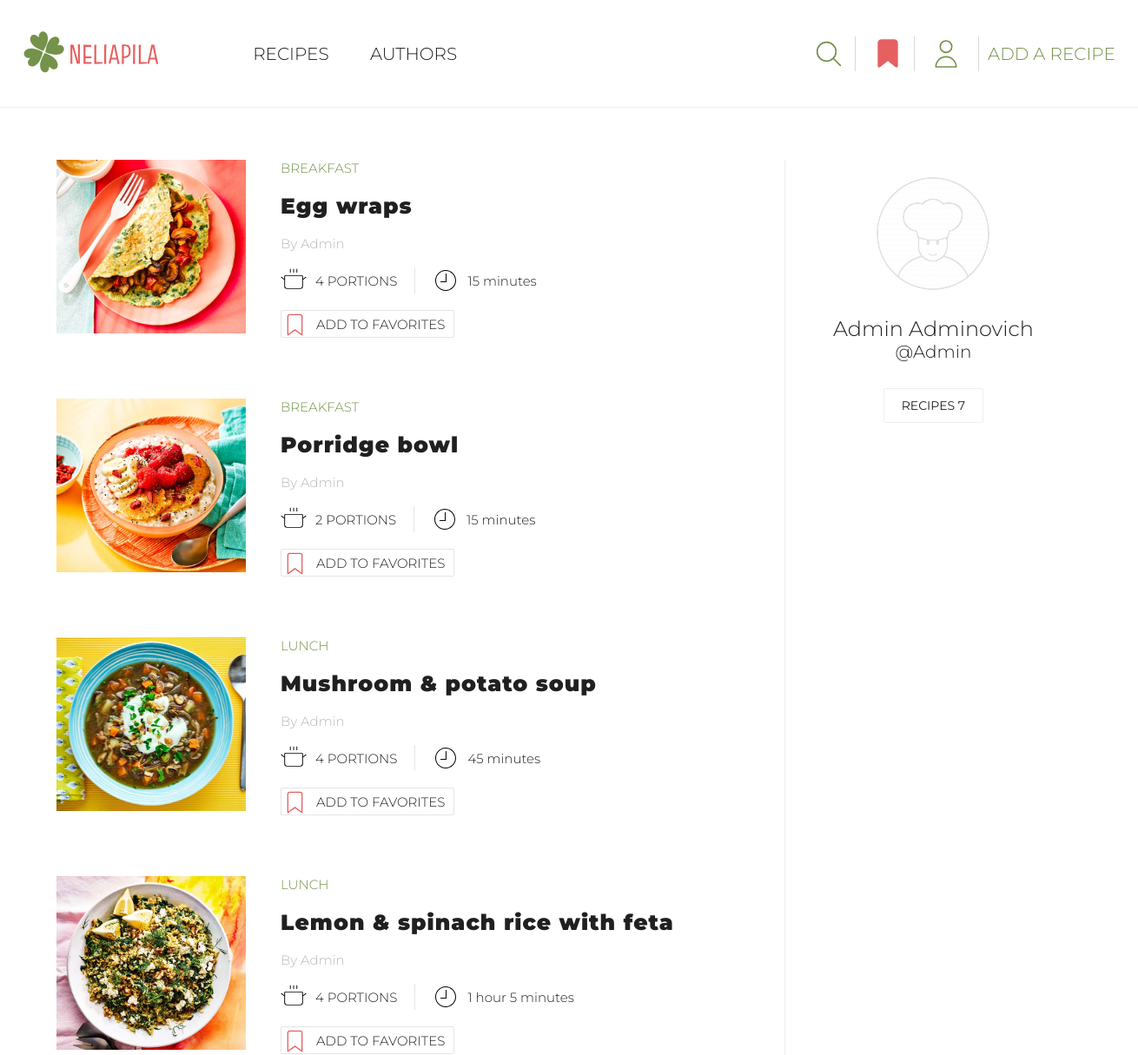
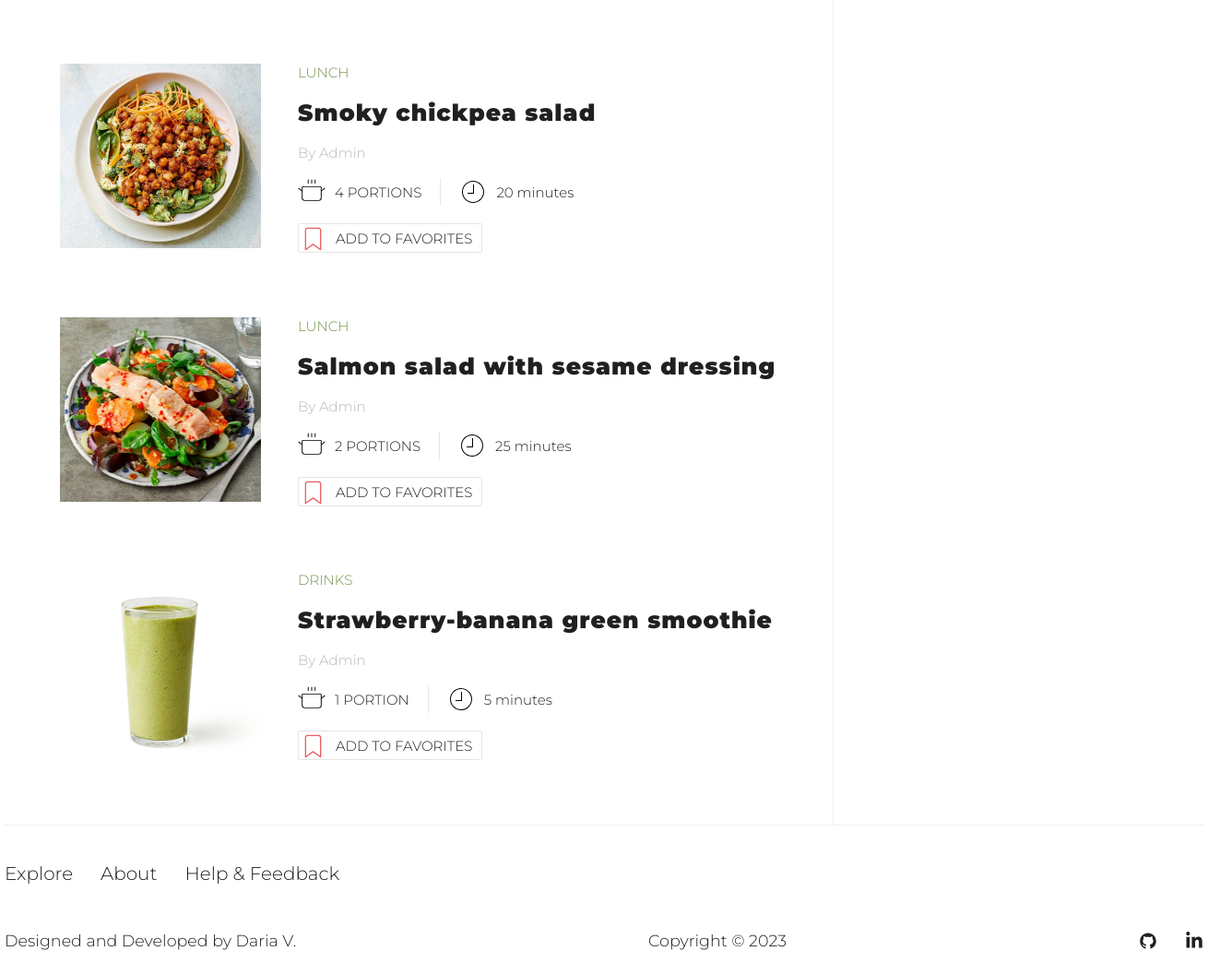
/profile/1, run on an earlier commit of the app's database (2 pictures, top to bottom).
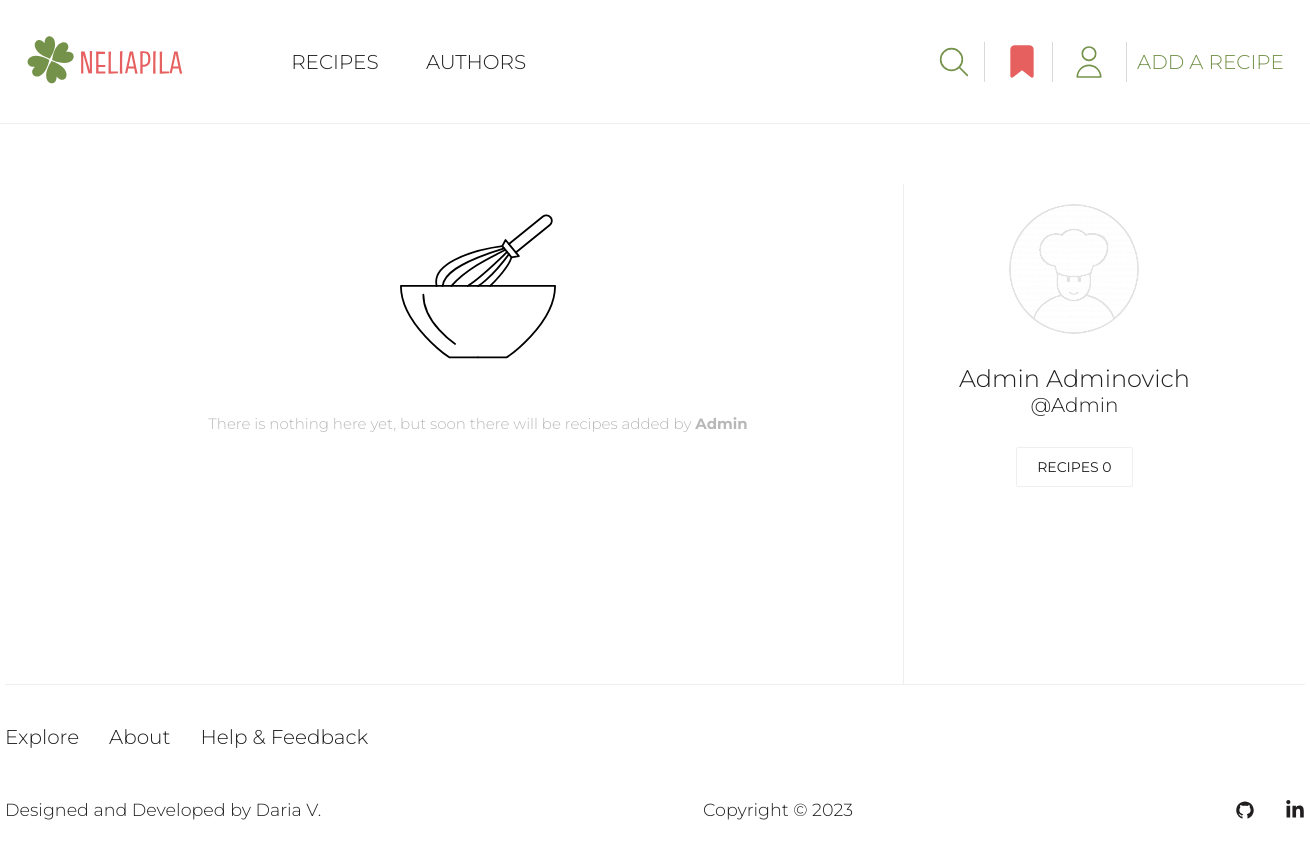
And on a later commit of the database.
### recipes/models.py (models this page shows, shortened)
class Recipe(models.Model):
    CATEGORY_CHOICES = [
        ('Breakfast', 'Breakfast'),
        ('Lunch', 'Lunch'),
        ('Dinner', 'Dinner'),
        ('Snacks', 'Snacks'),
        ('Desserts', 'Desserts'),
        ('Drinks', 'Drinks'),
        ('Miscellaneous', 'Other')
    ]
    STATUS_CHOICES = [
        (True, 'Approved'),
        (False, 'On moderation'),
    ]
    author = models.ForeignKey(User, on_delete=models.CASCADE, null=True, blank=True)
    title = models.CharField(max_length=50)
    portions = models.PositiveIntegerField(default=1, blank=True, null=True)
    cooking_hours = models.PositiveIntegerField(default=0)
    cooking_minutes = models.PositiveIntegerField(default=0)
    image = models.ImageField(upload_to=recipe_image_path)
    category = models.CharField(max_length=20, choices=CATEGORY_CHOICES)
    ingredients = models.TextField()
    steps = models.TextField()
    is_approved = models.BooleanField(default=False, choices=STATUS_CHOICES)
    date_created = models.DateTimeField(auto_now_add=True)

### user/models.py (models this page shows, shortened)
class Profile(models.Model):
    user = models.OneToOneField(User, on_delete=models.CASCADE)
    name = models.CharField(max_length=50, null=True, blank=True)
    email = models.EmailField(max_length=500, blank=True, null=True, unique=True)
    username = models.CharField(max_length=50, blank=True, null=True)
    bio = models.TextField(blank=True, null=True)
    image = models.ImageField(upload_to='profiles/', blank=True, null=True, default='profiles/default-profile-pic.png')
    created = models.DateTimeField(auto_now_add=True)

### user/views.py (the view)
# urls.py: path('profile/<pk>', views.author_profile, name='profile'),
def author_profile(request, pk):
    profile = Profile.objects.get(user=pk)
    if request.user == profile.user:
        recipes = Recipe.objects.filter(author=pk).all().order_by('-date_created')
    else:
        recipes = Recipe.objects.filter(author=pk, is_approved=True).all().order_by('-date_created')
    recipes_count = recipes.count()
    try:
        favorite_recipes = [favorite.favorite_recipe for favorite in request.user.profile.favorite_set.all()]
    except AttributeError:
        favorite_recipes = ''
    pending_recipes_count = Recipe.objects.filter(author=pk, is_approved=False).count()
    context = {'profile': profile, 'recipes': recipes, 'recipes_count': recipes_count,
               'pending_recipes_count': pending_recipes_count, 'favorites': favorite_recipes}
    return render(request, 'user/profile.html', context)

### templates/user/profile.html (shortened to what the changed rows need)
{% extends 'base/base.html' %}
{% load static %}
{% block css %}
<link rel="stylesheet" href="{% static 'user/css/profile.css' %}">
{% endblock %}
{% block content %}
<section class="user-profile-page">
    <div class="profile container">
        <div class="profile-parts">
            {% if not recipes %}
            <div class="no-recipes">
                <img src="{% static 'user/images/recipe-default.svg' %}" alt="Recipe">
                <p>There is nothing here yet, but soon there will be recipes added by
                    <span>{{ profile.username }}</span></p>
            </div>
            {% else %}
            <div class="profile-recipes">
                <div class="all-recipes">
                    {% for recipe in recipes %}
                    <div class="one-recipe">
                        <div class="recipe-image">
                            <a href="{% url 'specific-recipe' recipe.id %}"><img src="{{ recipe.image.url }}" alt="Recipe Image"></a>
                        </div>
                        <div class="recipe-info">
                            <p class="recipe-category">{{ recipe.category }}</p>
                            <a href="{% url 'specific-recipe' recipe.id %}" class="recipe-title">{{ recipe.title }}</a>
                            <a href="{% url 'profile' profile.user_id %}" class="recipe-author">
                                By {{ recipe.author }}</a>
                            <div class="recipe-details">
                                <div class="portions-details">
                                    <img src="{% static 'recipes/images/pot-svg.svg' %}" alt="Pot">
                                    <span>{{ recipe.portions }} portion{{ recipe.portions | pluralize:'s' }}</span>
                                </div>
                                <div class="cooking-time-details">
                                    <img src="{% static 'recipes/images/clock-svg.svg' %}" alt="Clock">
                                    {% if recipe.cooking_hours != 0 and recipe.cooking_minutes != 0 %}
                                    <span>{{ recipe.cooking_hours }} hour{{ recipe.cooking_hours | pluralize:'s' }}
                                {{ recipe.cooking_minutes }} minute{{ recipe.cooking_minutes | pluralize:'s' }}</span>
                                    {% elif recipe.cooking_hours != 0 and recipe.cooking_minutes == 0 %}
                                    <span>{{ recipe.cooking_hours }} hour{{ recipe.cooking_hours | pluralize:'s' }}</span>
                                    {% elif recipe.cooking_hours == 0 and recipe.cooking_minutes != 0 %}
                                    <span>{{ recipe.cooking_minutes }} minute{{ recipe.cooking_minutes | pluralize:'s' }}
                                </span>
                                    {% endif %}
                                </div>
                            </div>
                            {% if recipe.is_approved %}
                            <div class="add-to-favourites">
                                <div class="button-favorites">
                                    {% if recipe in favorites %}
                                    <a class="button-favorites-link" href="{% url 'delete-from-favorites' recipe.id %}">
                                        <img src="{% static 'user/images/filled-bookmark-svg.svg' %}" alt="Bookmark">
                                        Added to favorites
                                    </a>
                                    {% else %}
                                    <a class="button-favorites-link" href="{% url 'add-to-favorites' recipe.id %}">
                                        <img src="{% static 'user/images/bookmark-svg.svg' %}" alt="Bookmark">
                                        Add to favorites
                                    </a>
                                    {% endif %}
                                </div>
                            </div>
                            {% endif %}
                        </div>
                    </div>
                    {% endfor %}
                </div>
            </div>
            {% endif %}
            <div class="profile-card">
                <img class="profile-avatar"
                     src="{{ profile.image.url }}" alt="User`s photo">
                {% if profile.name %}
                <span class="profile-name">{{ profile.name }}</span>
                {% endif %}
                <span class="profile-username">@{{ profile.username }}</span>
                <div class="count-recipes">
                    <p class="recipes-count count">Recipes {{ recipes_count }}</p>
                </div>
            </div>
        </div>
    </div>
</section>
{% endblock %}

What changed in the data, as far as the page shows it:
no longer on this page (row edited): Recipe: image (picture), category "BREAKFAST", title "Egg wraps", author "Admin", portions "4", portions|pluralize "S", cooking_minutes "15", cooking_minutes|pluralize "s", is_approved True (drawn)
no longer on this page (row edited): Recipe: image (picture), category "BREAKFAST", title "Porridge bowl", author "Admin", portions "2", portions|pluralize "S", cooking_minutes "15", cooking_minutes|pluralize "s", is_approved True (drawn)
no longer on this page (row edited): Recipe: image (picture), category "LUNCH", title "Mushroom & potato soup", author "Admin", portions "4", portions|pluralize "S", cooking_minutes "45", cooking_minutes|pluralize "s", is_approved True (drawn)
no longer on this page (row edited): Recipe: image (picture), category "LUNCH", title "Lemon & spinach rice with feta", author "Admin", portions "4", portions|pluralize "S", cooking_hours "1", cooking_minutes "5", cooking_minutes|pluralize "s", is_approved True (drawn)
no longer on this page (row edited): Recipe: image (picture), category "LUNCH", title "Smoky chickpea salad", author "Admin", portions "4", portions|pluralize "S", cooking_minutes "20", cooking_minutes|pluralize "s", is_approved True (drawn)
no longer on this page (row edited): Recipe: image (picture), category "LUNCH", title "Salmon salad with sesame dressing", author "Admin", portions "2", portions|pluralize "S", cooking_minutes "25", cooking_minutes|pluralize "s", is_approved True (drawn)
no longer on this page (row edited): Recipe: image (picture), category "DRINKS", title "Strawberry-banana green smoothie", author "Admin", portions "1", cooking_minutes "5", cooking_minutes|pluralize "s", is_approved True (drawn)
shown differently, row unchanged: Profile "Admin Adminovich": username (not shown) → "Admin"
Also different on the page:
{{ recipes_count }}: "7" → "0"
text now shown: "There is nothing here yet, but soon there will be recipes added by"
